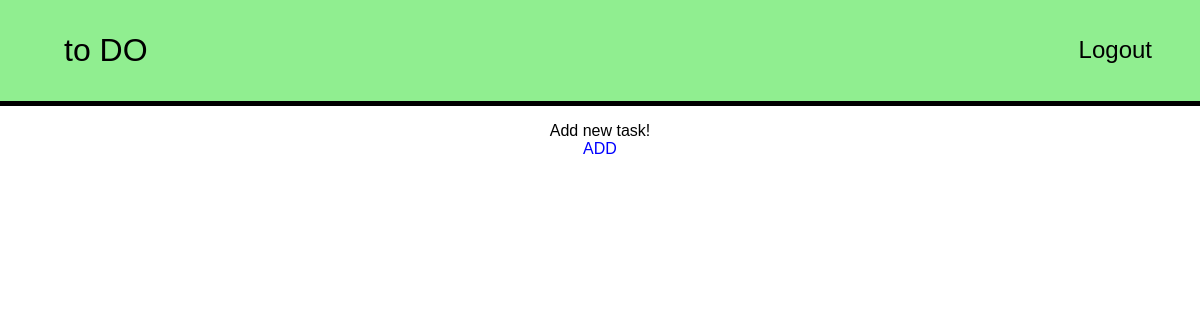
Page / (signed in) on the earlier database version.
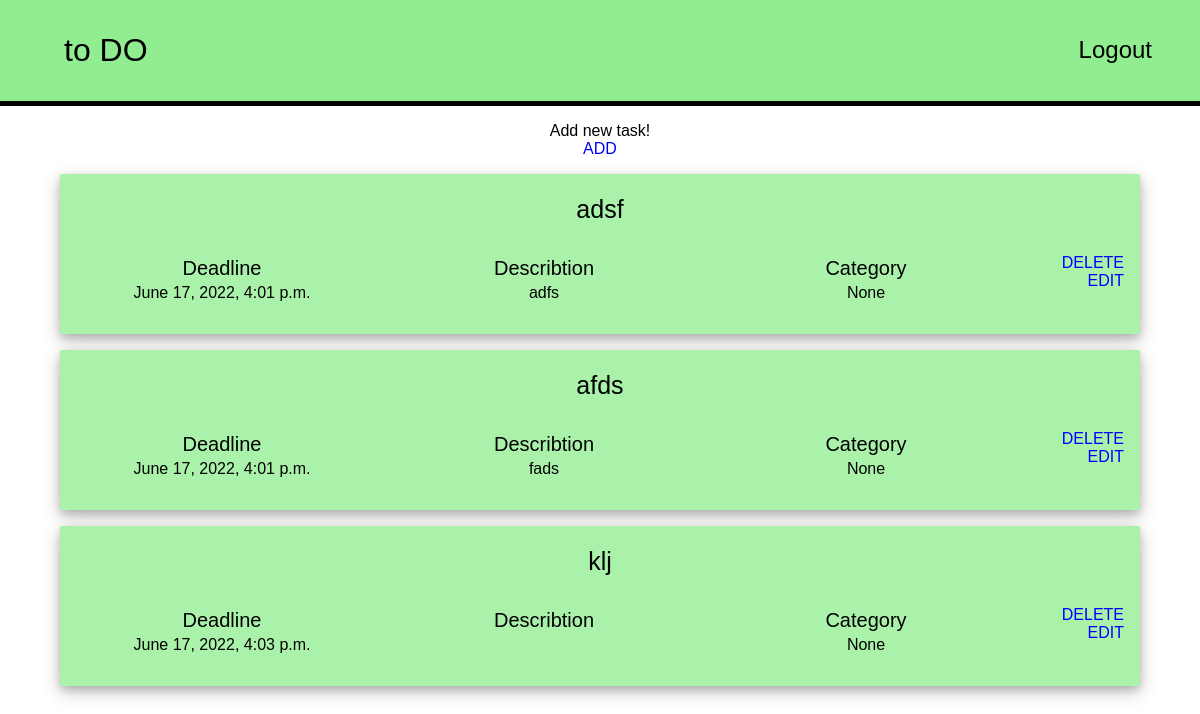
Same page on the later database version.
### to_do_list/models.py (models this page shows, shortened)
class Task(models.Model):
    header=models.CharField(max_length=50,null=True)
    describtion=models.TextField(null=True)
    end_date=models.DateTimeField(null=True,auto_now_add=True)
    category=models.ForeignKey(Category,null=True,on_delete=models.CASCADE,)
    user=models.ForeignKey(User,on_delete=models.CASCADE,null=True)

### to_do_list/views.py (the view)
# urls.py: path('',index,name='index'),
def index(request):
    if  request.user in User.objects.all():
        tasks=Task.objects.filter(user=request.user)
        if tasks.exists():
            return render(request,'index.html',{'tasks':tasks})
        else:
            return render(request,'index.html')
    else:
        return render(request,'index.html')

### templates/index.html (shortened to what this page needs)
<!DOCTYPE html>
{% load static %}
<html lang="en">
<head>
    <link rel="stylesheet" href="{% static 'style.css' %}"/>
</head>
<body>
    {% block header %}
    <header id="head">
        <div class="content">
            <a href="{% url 'index' %}"><div class="menu" style="float: left; font-size: 2em;">to DO</div></a>
            {% if user.is_authenticated %}
            <a href="{% url 'logout' %}"><div class="menu" style="padding-top: 1.5em;padding-bottom:1.5em">Logout</div></a>
            {% else %}
            <a href="{% url 'login' %}"><div class="menu" style="padding-top: 1.5em;padding-bottom:1.5em">Login</div></a>
            {% endif %}
        </div>
    </header>
{% endblock %}
{% block content %}
    <div id="content">
        {% if user.is_authenticated %}
       <p>Add new task! <br>
       <a href="{% url 'new' %}">ADD</a></p>
        {% for task in tasks %}
        <div class="task">
           <div class="task_header">{{task.header}}</div>
        <table>
            <tr>
                <td class="table_header">Deadline</td>
                <td class="table_header">Describtion</td>
                <td class="table_header">Category</td>
            </tr>
            <tr>
                <td>{{task.end_date}}</td>
                <td>{{task.describtion | truncatewords:"10" }}</td>
                <td>{{task.category}}</td>
            </tr>
        </table>
        <div class="intask_button"><a href="/delete/{{task.id}}">DELETE</a></div>
            <div class="intask_button"><a href="/edit/{{task.id}}">EDIT</a></div>
        </div>
        {% endfor %}
        {% else %}
        login to add new task
        {% endif %}
    </div>
    {% endblock %}
</body>
</html>

Differences in the rows shown:
added Task: header "adsf", end_date "June 17, 2022, 4:01 p.m.", describtion "adfs", category "None"
added Task: header "afds", end_date "June 17, 2022, 4:01 p.m.", describtion "fads", category "None"
added Task: header "klj", end_date "June 17, 2022, 4:03 p.m.", category "None"
